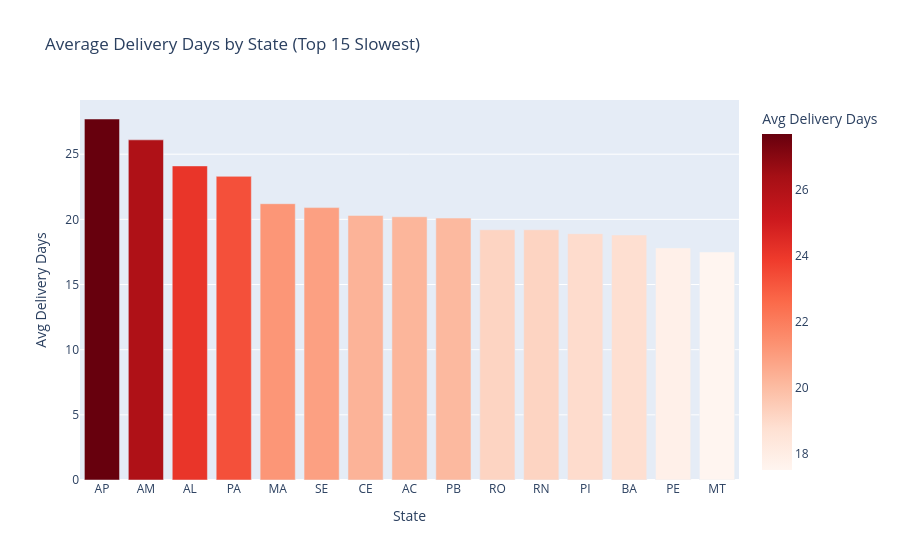

The notebook cell this image was saved under:
### Code cell
# Bar chart — delivery days by state
fig = px.bar(delivery.head(15), x='state', y='actual_delivery_days',
    title='Average Delivery Days by State (Top 15 Slowest)',
    labels={'state': 'State', 'actual_delivery_days': 'Avg Delivery Days'},
    color='actual_delivery_days', color_continuous_scale='Reds')
fig.update_layout(showlegend=False)
fig.show()

# Save for dashboard
delivery.to_csv('../data/processed/delivery_performance.csv', index=False)
print("Saved delivery_performance.csv")

### Figure 1 — Plotly figure (JSON) as saved in the notebook; plotly's stock layout.template omitted (floating-point values rounded to 4 significant figures)
{"data": [{"hovertemplate": "State=%{x}<br>Avg Delivery Days=%{marker.color}<extra></extra>", "legendgroup": "", "marker": {"color": [27.7, 26.1, 24.1, 23.3, 21.2, 20.9, 20.3, 20.2, 20.1, 19.2, 19.2, 18.9, 18.8, 17.8, 17.5], "coloraxis": "coloraxis", "pattern": {"shape": ""}}, "name": "", "orientation": "v", "showlegend": false, "textposition": "auto", "type": "bar", "x": ["AP", "AM", "AL", "PA", "MA", "SE", "CE", "AC", "PB", "RO", "RN", "PI", "BA", "PE", "MT"], "xaxis": "x", "y": [27.7, 26.1, 24.1, 23.3, 21.2, 20.9, 20.3, 20.2, 20.1, 19.2, 19.2, 18.9, 18.8, 17.8, 17.5], "yaxis": "y"}], "layout": {"barmode": "relative", "coloraxis": {"autocolorscale": false, "colorbar": {"title": {"text": "Avg Delivery Days"}}, "colorscale": [[0, "rgb(255,245,240)"], [0.125, "rgb(254,224,210)"], [0.25, "rgb(252,187,161)"], [0.375, "rgb(252,146,114)"], [0.5, "rgb(251,106,74)"], [0.625, "rgb(239,59,44)"], [0.75, "rgb(203,24,29)"], [0.875, "rgb(165,15,21)"], [1, "rgb(103,0,13)"]]}, "legend": {"tracegroupgap": 0}, "showlegend": false, "title": {"text": "Average Delivery Days by State (Top 15 Slowest)"}, "xaxis": {"anchor": "y", "domain": [0, 1], "title": {"text": "State"}}, "yaxis": {"anchor": "x", "domain": [0, 1], "title": {"text": "Avg Delivery Days"}}}}
